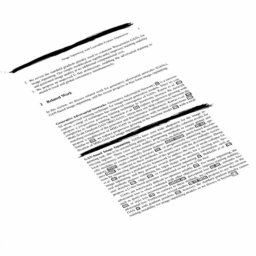
#> input picture imageprocessing/assignment 2/images/page1.png, 256 x 256 px; its folder holds 6 pictures in this run
$ jupyter execute --allow-errors task4d.ipynb   (older library calls are emulated)
#> lines starting #> are read from the running program, lines starting #| are printed output that depends on the picture; after the words box and inside, x2 and y2 are one past the last pixel; in counts of white or black regions, pixels touching at a corner belong together
### imageprocessing/assignment 2/utils.py
import torch
import os
import skimage
import skimage.draw
import numpy as np
import matplotlib.pyplot as plt
import warnings
import pathlib
import torch
import numpy as np
import matplotlib.pyplot as plt


image_output_dir = pathlib.Path("image_processed")
image_output_dir.mkdir(exist_ok=True, parents=True)

# [132 lines left out: functions compute_loss_and_accuracy, plot_loss, to_cuda, to_uint8, save_im, uint8_to_float and 2 more, not called in this run]


def read_im(filepath):
#> called with filepath = 'images/page1.png'
    im = plt.imread(filepath)
#> im is the input picture: shape (256, 256) float32; min 0, max 0.996, mean 0.939
    if im.dtype == np.uint8:
        im = im.astype(float) / 255
    return im


# [8 lines left out: function normalize, not called in this run]


def find_angle(im_binary: np.ndarray) -> float:
    """Uses a hough line transform to find a straight line through points in the input image

    Args:
        im_binary ([np.ndarray, np.bool]): [A binary image of shape [H, W]]
        verbose ([bool]): [to plot or not]

    Returns:
        [float]: [The angle in degrees]
    """
    angles = np.linspace(-np.pi/2, np.pi/2, 360)
    h, theta, d = skimage.transform.hough_line(im_binary, theta=angles)
    _, angles, distances = skimage.transform.hough_line_peaks(
        h, theta, d, num_peaks=1)
    return angles, distances


def create_hough_line_image(im, angles, distances):
    hough_im = np.zeros_like(im)
    for angle, dist in zip(angles, distances):
        for x in range(0, im.shape[1]):
            y = int((dist - x * np.cos(angle)) / np.sin(angle))
            if y < 0 or y >= hough_im.shape[0]:
                continue
            hough_im[y, x] = 1
    return hough_im


# [32 lines left out: function np_make_image_grid, not called in this run]

### imageprocessing/assignment 2/task4d.ipynb
[cell 1]
import skimage
import skimage.io
import skimage.transform
import pathlib
import numpy as np
import utils
import matplotlib.pyplot as plt
image_dir = pathlib.Path("images")
impaths = [
    image_dir.joinpath("page1.png"),
    image_dir.joinpath("page2.png"),
    image_dir.joinpath("page4.png"),
    image_dir.joinpath("page6.png"),
    image_dir.joinpath("page7.png"),
    image_dir.joinpath("page8.png"),
]

[cell 2]
def create_binary_image(im):
    """Creates a binary image from a greyscale image "im"

    Args:
        im ([np.ndarray, np.float]): [An image of shape [H, W] in the range [0, 1]]

    Returns:
        [np.ndarray, np.bool]: [A binary image]
    """

    # START YOUR CODE HERE ### (You can change anything inside this block)
    binary_im = np.zeros_like(im, dtype=np.bool)

    TRESHOLD = 5

    fft = np.fft.fft2(im)
    fft = np.fft.fftshift(fft)
    fft = np.sqrt(fft.real**2 + fft.imag**2)
    fft = np.log(fft + 1)
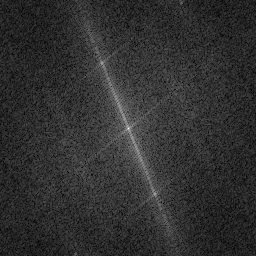
#> fft: shape (256, 256) float64; min 0.0247, max 11.03, mean 2.14; drawn with min black and max white

    x_max, y_max = im.shape
#> x_max = 256; y_max = 256
    for x in range(x_max):
        for y in range(y_max):
            if(TRESHOLD < fft[x, y]):
                binary_im[x, y] = 1
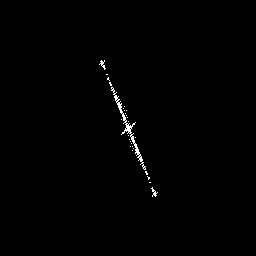
#> binary_im: shape (256, 256) bool; 0.57% white in thin lines or dots, all inside (x1, y1, x2, y2) = (99, 60, 158, 197)

    ### END YOUR CODE HERE ###
    return binary_im

#> (a cell that did not finish here is left out)

#> in find_angle, `h, theta, d = skimage.transform.hough_line(im_binary, theta=angles)`:
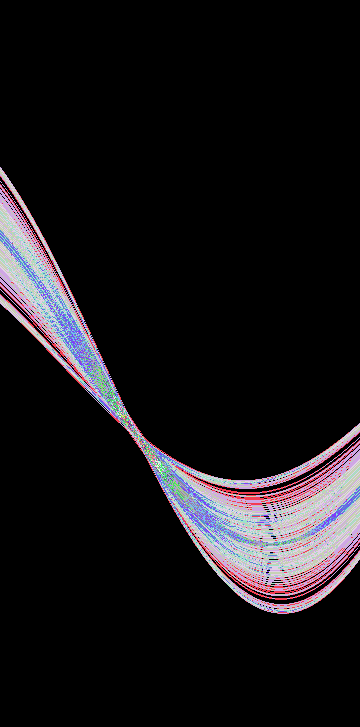
#> h: shape (727, 360) uint64; 78 distinct labels, from 0 to 119; one colour per label, 0 black
#> in find_angle, `h, theta, d = skimage.transform.hough_line(im_binary, theta=angles)`: theta = 360 values from -1.57 to 1.57; d = 727 values from -363 to 363
#> in find_angle, `_, angles, distances = skimage.transform.hough_line_peaks( h, theta, d..`: angles = [-0.381]; distances = [71]
#> `angles, distances = utils.find_angle(im_binary)`: angles = [-0.381]; distances = [71]
#> `angle = angles[0] * 180 / np.pi`: angle = -21.81
#| Found angle: -21.81
        angle = 0
        if len(angles) > 0:
            angle = angles[0] * 180 / np.pi
        print(f"Found angle: {angle:.2f}")
        hough_im = utils.create_hough_line_image(im, angles, distances)
#> the loop in create_hough_line_image, `for angle, dist in zip(angles, distances):` made 1 pass
#> (angle, dist) on pass 1: (-0.381, 71)
#> after the loop in create_hough_line_image, `for angle, dist in zip(angles, distances):`:
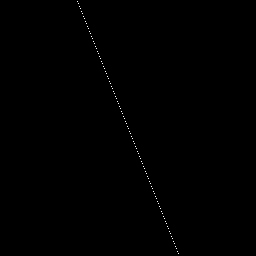
#> hough_im: shape (256, 256) float32; values 0 (black) and 1 (white), 0.16% white in thin lines or dots, all inside (x1, y1, x2, y2) = (77, 1, 179, 254)
#> `rotated = skimage.transform.rotate(im, angle, cval=im.max())`:
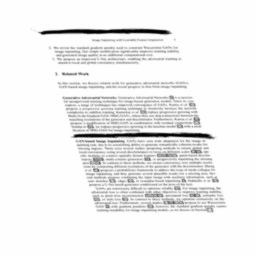
#> rotated: shape (256, 256) float32; min 0, max 0.996, mean 0.939
#> pass 2 of the loop `for i, impath in enumerate(impaths):`:
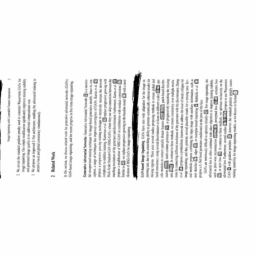
#> input picture imageprocessing/assignment 2/images/page2.png, 256 x 256 px
#> in read_im, im is the input picture: shape (256, 256) float32; min 0, max 0.996, mean 0.944
#> after the loop in create_binary_image (call 2), `for x in range(x_max):`:
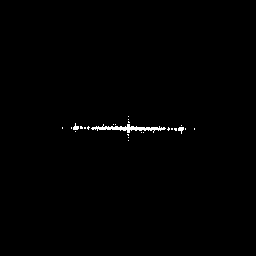
#> binary_im: shape (256, 256) bool; 0.58% white; 25 white regions (22 under 20 px), largest, box (x1, y1, x2, y2) and area: (91, 124, 166, 133) 271, (73, 123, 79, 130) 25, (178, 127, 184, 134) 25
#> h: shape (727, 360) uint64; 82 distinct labels, from 0 to 105
#> `angles, distances = utils.find_angle(im_binary)`: angles = [1.57]; distances = [128]
#> `angle = angles[0] * 180 / np.pi`: angle = 90
#| Found angle: 90.00
#> the loop in create_hough_line_image (call 2), `for angle, dist in zip(angles, distances):` made 1 pass
#> (angle, dist) on pass 1: (1.57, 128)
#> `rotated = skimage.transform.rotate(im, angle, cval=im.max())`:
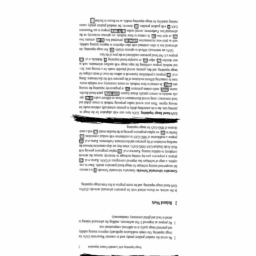
#> rotated: shape (256, 256) float32; min 0, max 0.996, mean 0.944
#> pass 3 of the loop `for i, impath in enumerate(impaths):`:
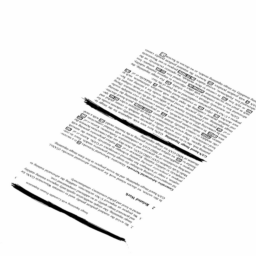
#> input picture imageprocessing/assignment 2/images/page4.png, 256 x 256 px
#> in read_im, im is the input picture: shape (256, 256) float32; min 0, max 0.996, mean 0.939
#> after the loop in create_binary_image (call 3), `for x in range(x_max):`:
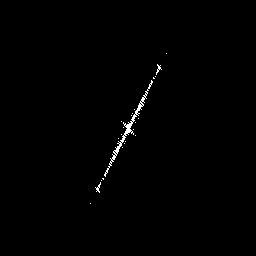
#> binary_im: shape (256, 256) bool; 0.59% white in thin lines or dots, all inside (x1, y1, x2, y2) = (90, 53, 167, 204)
#> h: shape (727, 360) uint64; 81 distinct labels, from 0 to 110
#> `angles, distances = utils.find_angle(im_binary)`: angles = [0.468]; distances = [172]
#> `angle = angles[0] * 180 / np.pi`: angle = 26.82
#| Found angle: 26.82
#> `rotated = skimage.transform.rotate(im, angle, cval=im.max())`:
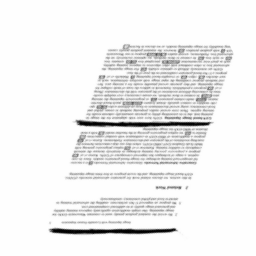
#> rotated: shape (256, 256) float32; min 0, max 0.996, mean 0.939
        rotated = skimage.transform.rotate(im, angle, cval=im.max())
        images_to_visualize.extend(
            [im, im_binary, hough_im, rotated]
        )
    image = utils.np_make_image_grid(images_to_visualize, nrow=len(impaths))
    utils.save_im("task4d.png", image)
    plt.imshow(image, cmap="gray")
